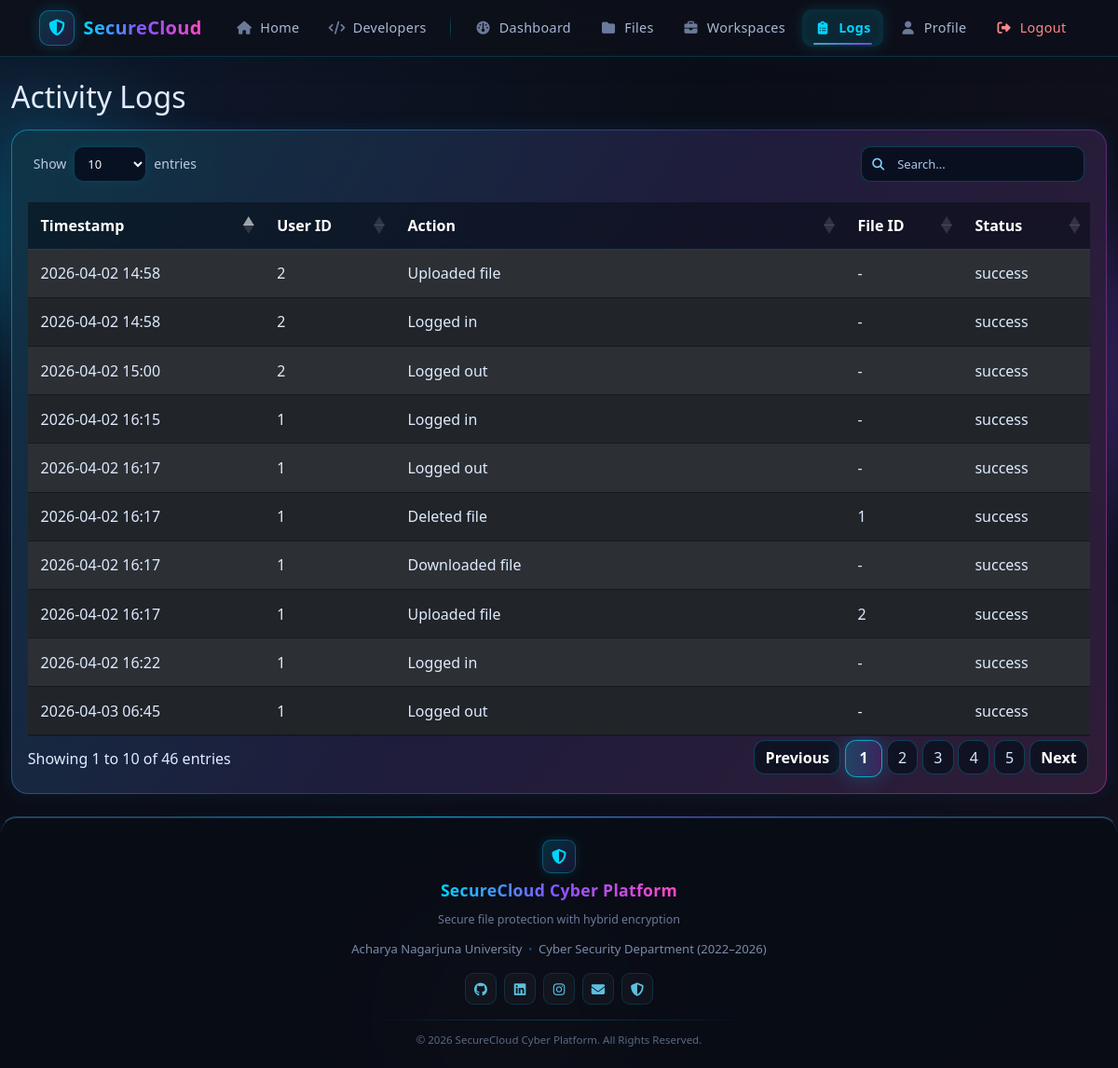
The app's page /logs (signed in) with its own data.
### models.py (models this page shows)
class ActivityLog(db.Model):
    id = db.Column(db.Integer, primary_key=True)
    user_id = db.Column(db.Integer, db.ForeignKey("user.id"), nullable=False)
    action = db.Column(db.String(255), nullable=False)
    file_id = db.Column(db.Integer, db.ForeignKey("file.id"), nullable=True)
    ip_address = db.Column(db.String(50), nullable=True)
    timestamp = db.Column(db.DateTime, default=datetime.utcnow, nullable=False, index=True)
    status = db.Column(db.String(20), default="success", nullable=False)

### app.py (the view)
@login_required
@app.route("/logs")
def logs():
    if current_user.role in {"admin", "auditor"}:
        records = ActivityLog.query.order_by(ActivityLog.timestamp.desc()).all()
    else:
        records = ActivityLog.query.filter_by(user_id=current_user.id).order_by(ActivityLog.timestamp.desc()).all()
    return render_template("files/logs.html", logs=records)

### app.py (called while the page is built)
@login_manager.user_loader
def load_user(user_id):
    return db.session.get(User, int(user_id))

### templates/files/logs.html (shortened to what this page needs)
{% extends "layout.html" %}
{% block page_class %}logs-page{% endblock %}
{% block content %}
<h2 class="mb-3">Activity Logs</h2>
<div class="glass-card p-3">
  <table class="table table-dark table-striped datatable">
    <thead><tr><th>Timestamp</th><th>User ID</th><th>Action</th><th>File ID</th><th>Status</th></tr></thead>
    <tbody>{% for l in logs %}<tr><td>{{ l.timestamp.strftime('%Y-%m-%d %H:%M') }}</td><td>{{ l.user_id }}</td><td>{{ l.action }}</td><td>{{ l.file_id or '-' }}</td><td>{{ l.status }}</td></tr>{% endfor %}</tbody>
  </table>
</div>
{% endblock %}

### records on screen
ActivityLog: timestamp "2026-04-03 06:45", user_id "1", action "Logged out", file_id "-", status "success"
ActivityLog: timestamp "2026-04-02 16:22", user_id "1", action "Logged in", file_id "-", status "success"
ActivityLog: timestamp "2026-04-02 16:17", user_id "1", action "Logged out", file_id "-", status "success"
ActivityLog: timestamp "2026-04-02 16:17", user_id "1", action "Deleted file", file "1", status "success"
ActivityLog: timestamp "2026-04-02 16:17", user_id "1", action "Downloaded file", file_id "-", status "success"
ActivityLog: timestamp "2026-04-02 16:17", user_id "1", action "Uploaded file", file "2", status "success"
ActivityLog: timestamp "2026-04-02 16:15", user_id "1", action "Logged in", file_id "-", status "success"
ActivityLog: timestamp "2026-04-02 15:00", user_id "2", action "Logged out", file_id "-", status "success"
ActivityLog: timestamp "2026-04-02 14:58", user_id "2", action "Uploaded file", file_id "-", status "success"
ActivityLog: timestamp "2026-04-02 14:58", user_id "2", action "Logged in", file_id "-", status "success"
